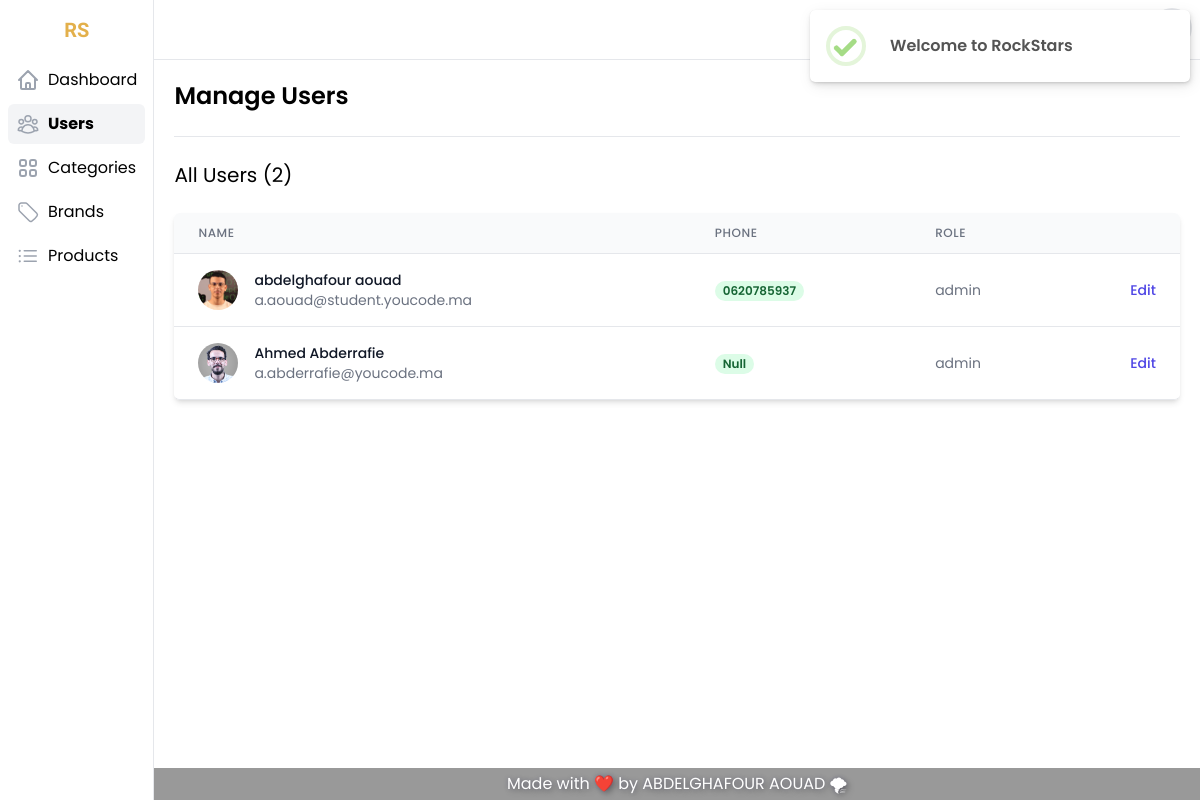
The app's page /code/users.php (signed in) with its own data.
### tables this page shows
CREATE TABLE IF NOT EXISTS `users` (
  `id` int NOT NULL AUTO_INCREMENT,
  `first_name` varchar(255) NOT NULL,
  `last_name` varchar(255) NOT NULL,
  `email` varchar(255) NOT NULL,
  `password` varchar(255) NOT NULL,
  `phone` varchar(20) DEFAULT NULL,
  `role_id` int NOT NULL DEFAULT '1',
  `created_at` timestamp NOT NULL DEFAULT CURRENT_TIMESTAMP,
  `updated_at` timestamp NOT NULL DEFAULT CURRENT_TIMESTAMP,
  `updated_by` int DEFAULT NULL,
  `picture` text,
  PRIMARY KEY (`id`)
);

CREATE TABLE IF NOT EXISTS `roles` (
  `id` int NOT NULL AUTO_INCREMENT,
  `name` varchar(20) NOT NULL,
  `description` text NOT NULL,
  PRIMARY KEY (`id`)
);

### code/scripts.php (called while the page is built, shortened)
<?php
include_once 'connection.php';
function getAllUsers()
{
      global $conn;
      $sql = "SELECT users.id, users.first_name, users.last_name, users.email, users.picture , users.phone,
      roles.name as role FROM users inner join roles on roles.id=users.role_id";
      $res = mysqli_query($conn, $sql);
      return $res;
}
function countUsers()
{
      global $conn;
      $sql = "SELECT count(id) FROM users ";
      $res = mysqli_fetch_assoc(mysqli_query($conn, $sql))['count(id)'];
      return $res;
}

### code/users.php (the view, shortened to what this page needs)
<?php
require_once 'scripts.php';
$users = getAllUsers();
$countUsers = countUsers();
?>
<!DOCTYPE html>
<html lang="en">
<head>
  <link rel="stylesheet" href="assets/css/main.css" />
</head>
<body class="font-Poppins">
  <div class="flex h-screen overflow-y-hidden bg-white">
    <?php
    include 'include/sidebar-dashboard.php';
    ?>
    <div class="flex flex-col flex-1 h-full overflow-hidden">
      <?php include 'include/header-dashboard.php'; ?>
      <main class="flex-1 max-h-full p-5 overflow-hidden overflow-y-scroll">
        <div class="flex flex-col items-start justify-between pb-6 space-y-4 border-b lg:items-center lg:space-y-0 lg:flex-row">
          <h1 class="text-2xl font-semibold whitespace-nowrap">Manage Users</h1>
        </div>
        <h3 class="mt-6 text-xl">All Users (<?= $countUsers ?>)</h3>
        <div class="flex flex-col mt-6">
          <div class="-my-2 overflow-x-auto sm:-mx-6 lg:-mx-8">
            <div class="inline-block min-w-full py-2 align-middle sm:px-6 lg:px-8">
              <div class="overflow-hidden border-b border-gray-200 rounded-md shadow-md">
                <table class="min-w-full overflow-x-scroll divide-y divide-gray-200">
                  <thead class="bg-gray-50">
                    <tr>
                      <th scope="col" class="px-6 py-3 text-xs font-medium tracking-wider text-left text-gray-500 uppercase">Name</th>
                      <th scope="col" class="px-6 py-3 text-xs font-medium tracking-wider text-left text-gray-500 uppercase">Phone</th>
                      <th scope="col" class="px-6 py-3 text-xs font-medium tracking-wider text-left text-gray-500 uppercase">Role</th>
                      <th scope="col" class="relative px-6 py-3">
                      </th>
                    </tr>
                  </thead>
                  <tbody class="bg-white divide-y divide-gray-200">
                    <?php
                    foreach ($users as $user) {
                    ?>
                      <tr class="transition-all hover:bg-gray-100 hover:shadow-lg">
                        <td class="px-6 py-4 whitespace-nowrap">
                          <div class="flex items-center">
                            <div class="flex-shrink-0 w-10 h-10">
                              <img class="w-10 h-10 rounded-full" src="assets/img/users/<?= ($user['picture']) ?  $user['picture'] :  'avatar.png' ?>" alt="<?= $user['first_name'] . '_' . $user['last_name'] ?>" />
                            </div>
                            <div class="ml-4">
                              <div class="text-sm font-medium text-gray-900"><?= $user['first_name'] . ' ' . $user['last_name'] ?></div>
                              <div class="text-sm text-gray-500"><?= $user['email'] ?></div>
                            </div>
                          </div>
                        </td>
                        <td class="px-6 py-4 whitespace-nowrap">
                          <span class="inline-flex px-2 text-xs font-semibold leading-5 text-green-800 bg-green-100 rounded-full"> <?= ($user['phone']) ?  $user['phone'] :  'Null' ?> </span>
                        </td>
                        <td class="px-6 py-4 text-sm text-gray-500 whitespace-nowrap"><?= $user['role'] ?></td>
                        <td class="px-6 py-4 text-sm font-medium text-right whitespace-nowrap">
                          <a href="edit.php?id_user=<?= $user['id'] ?>" class="text-indigo-600 hover:text-indigo-900">Edit</a>
                        </td>
                      </tr>
                    <?php
                    }
                    ?>
                  </tbody>
                </table>
              </div>
            </div>
          </div>
        </div>
      </main>
      <footer class="py-1 bg-transparentBlack">
        <div class="container mx-auto">
          <p class="text-shadow-lg text-xs md:text-base text-center text-white">Made with ❤️ by ABDELGHAFOUR AOUAD 🌪</p>
        </div>
      </footer>
    </div>
  </div>
</body>
</html>

### records on screen
users: picture+first_name+last_name (picture), first_name "abdelghafour", last_name "aouad", email "a.aouad@student.youcode.ma", phone "0620785937", role.name "admin"
users: picture (picture), first_name "Ahmed", last_name "Abderrafie", email "a.abderrafie@youcode.ma", phone "Null", role.name "admin"

### other values on screen
$countUsers "2"
